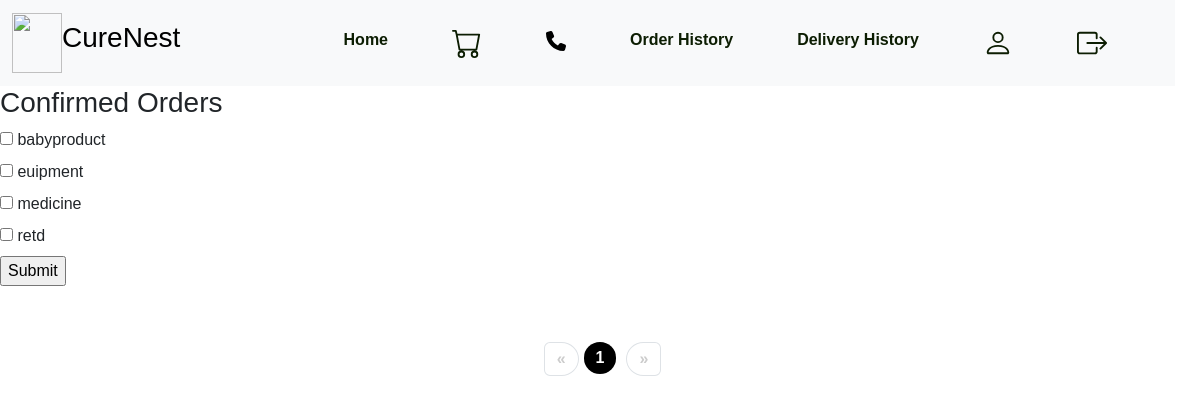
Before: /order_history (signed in) with the older database file.
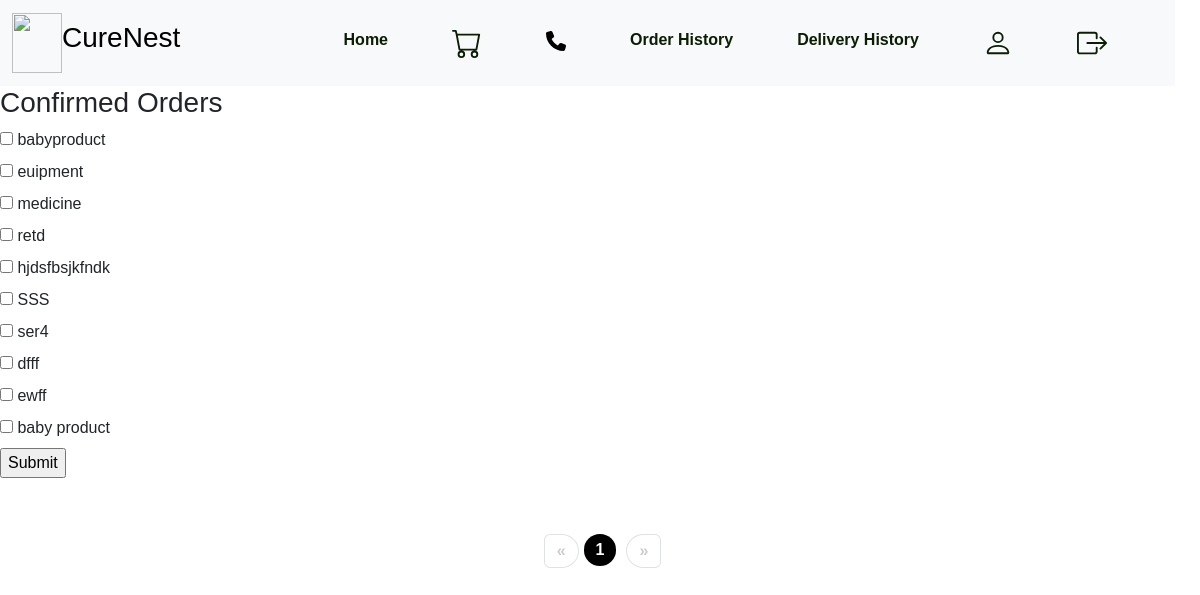
After: the same page with the newer database file.
### app/models.py (models this page shows, shortened)
class Category(models.Model):
    category_name = models.CharField(max_length=100, unique=True)

### app/views.py (the view)
# urls.py: path('order_history', views.order_history, name='order_history'),
def order_history(request):
    datas = CustomeUser.objects.get(id=request.user.id)
    category = Category.objects.all()
    order_items = order.objects.filter(user_id=datas)
    items_per_page = 5
    paginator = Paginator(order_items,items_per_page)
    page = request.GET.get('page', 1)
    try:
        order_items = paginator.page(page)
    except PageNotAnInteger:
        order_items = paginator.page(1)
    except EmptyPage:
        order_items = paginator.page(paginator.num_pages)
    context = {
        'order_items':order_items,
        'category':category,
    }
    return render(request, 'user/order_history.html',context)

### template/user/order_history.html (shortened to what this page needs)
{% extends 'user/userhome.html' %}
{% block content %}
{% load static %}
<!DOCTYPE html>
<html lang="en">
<head>
</head>
<body>
       <h3>Confirmed Orders</h3>
       <div class="row">
        <div class="col-3-md">
            <form action="{% url 'filteration' %}" method="post">
                {% for i in category %}
                <input type="checkbox" name="categories" value="{{ i.category_name }}" id="category_{{ forloop.counter }}">
                <label for="category_{{ forloop.counter }}">{{ i.category_name }}</label><br>
                {% endfor %}
                <input type="submit">
            </form>
        </div>
        <div class="col-9-md">
        </div>
            </div>
              <div class="pagination mt-3 d-flex justify-content-center mb-4">
                <ul class="pagination">
                    {% if order_items.has_previous %}
                        <li class="page-item">
                            <a class="page-link" href="?page={{ order_items.previous_page_number }}" aria-label="Previous">
                                <span aria-hidden="true">&laquo;</span>
                            </a>
                        </li>
                    {% else %}
                        <li class="page-item disabled">
                            <span class="page-link">&laquo;</span>
                        </li>
                    {% endif %}
                    {% for num in order_items.paginator.page_range %}
                        {% if order_items.number == num %}
                            <li class="page-item active"><span class="page-link">{{ num }}</span></li>
                        {% elif num > order_items.number|add:"-3" and num < order_items.number|add:"3" %}
                            <li class="page-item"><a class="page-link" href="?page={{ num }}">{{ num }}</a></li>
                        {% endif %}
                    {% endfor %}
                    {% if order_items.has_next %}
                        <li class="page-item">
                            <a class="page-link" href="?page={{ order_items.next_page_number }}" aria-label="Next">
                                <span aria-hidden="true">&raquo;</span>
                            </a>
                        </li>
                    {% else %}
                        <li class="page-item disabled">
                            <span class="page-link">&raquo;</span>
                        </li>
                    {% endif %}
                </ul>
            </div>
</body>
</html>
{% endblock %}

Changed rows visible on the page:
added Category: category_name "hjdsfbsjkfndk"
added Category: category_name "SSS"
added Category: category_name "ser4"
added Category: category_name "dfff"
added Category: category_name "ewff"
added Category: category_name "baby product"
